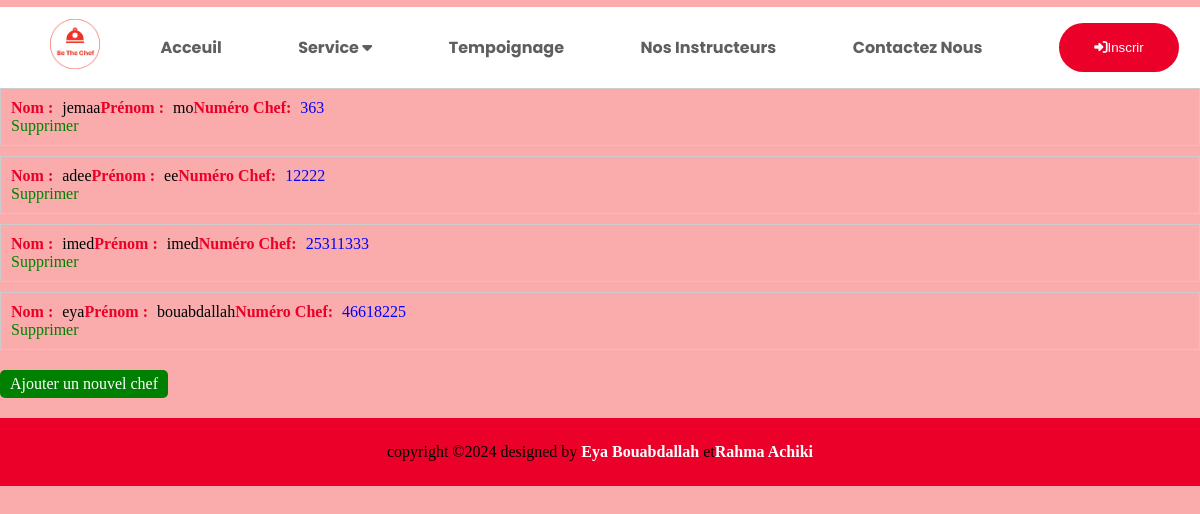
/index.php?controller=chef&action=readAll (signed in), run on the app's committed database.
### tables this page shows
CREATE TABLE `chef` (
  `id_chef` int(8) NOT NULL,
  `nom` varchar(30) NOT NULL,
  `prenom` varchar(20) NOT NULL,
  `sexe` char(1) NOT NULL,
  `date_naissance` date NOT NULL,
  `email` varchar(30) NOT NULL,
  `mdp` varchar(255) NOT NULL,
  `experience` int(3) DEFAULT NULL
);

### model/model.php (called while the page is built, shortened)
<?php
class Model{
    private static $pdo;
    public static function Init(){
		$host = Conf::getHostname();
		$dbname = Conf::getDatabase();
		$login = Conf::getLogin();
		$pass = Conf::getPassword();
		try{
			self::$pdo = new PDO("mysql:host=$host;dbname=$dbname",$login,$pass);
			} catch(PDOException $e) {
				die ($e->getMessage());
			}
	}
	public static function getAll(){
	    $SQL="SELECT * FROM ".static::$table;
		$rep = self::$pdo->query($SQL);
	    $rep->setFetchMode(PDO::FETCH_CLASS, 'Model'.ucfirst(static::$table));
		return $rep->fetchAll();
	}
}

### model/model_chef.php (called while the page is built, shortened)
<?php
require_once ("model.php");
class ModelChef extends Model{
  private $id_chef;
  private $nom;
  private $prenom;
 public function getId_Chef() {
       return $this->id_chef;
  }
 public function getNom() {
       return $this->nom;
  }
  public function getPrenom() {
    return $this->prenom;
  }
}
?>

### view/chef/viewReadAllChef.php (the view)
<?php
foreach ($tab_u as $u){
    echo "<div class='user-info'>";
    echo "<p> <span class='label'>Nom :</span> ".$u->getNom();
    echo "<span class='label'>Prénom :</span> ".$u->getPrenom();
    $id_chef=$u->getId_Chef();
    echo "<span class='label'>Numéro Chef:</span>
        <a class='user-link' href='index.php?controller=chef&action=read&id_chef=$id_chef'>$id_chef</a></p>";
    echo "<div class='action-links'>";
    echo "<a class='update-link' href='index.php?controller=chef&action=delete&id_chef=$id_chef'>Supprimer</a>";
    echo "</div>";
    echo "</div>";
}
?>
<div class='add'>
    <a class='add-link' href='index.php?controller=chef&action=create'>Ajouter un nouvel chef</a>
</div>

### css/acceuil.css (style rules this page uses)
* { border: 0; margin: 0; box-sizing: border-box; }

### css/register.css (style rules this page uses)
* { border: 0; margin: 0; box-sizing: border-box; }

### css/etudiant/etudiant.css (style rules this page uses)
* { border: 0; margin: 0; box-sizing: border-box; }
span { color: #EB0029; }

### css/login.css (style rules this page uses)
* { border: 0; margin: 0; box-sizing: border-box; }

### css/recette.css (style rules this page uses)
* { border: 0; margin: 0; box-sizing: border-box; }
body { background-color:#faabab; }

### css/list/list.css (style rules this page uses)
.user-info { border: 1px solid #ccc; padding: 10px; margin-bottom: 10px; }
.user-info p { margin: 0; }
.user-info .label { font-weight: bold; margin-right: 5px; }
.user-link { text-decoration: none; color: blue; }
.action-links a { text-decoration: none; margin-right: 10px; }
.update-link { color: green; }
.add-link { text-decoration: none; color: white; background-color: green; padding: 5px 10px; border-radius: 5px; display: inline-block; margin-top: 10px; }

### css/formation/formation.css (style rules this page uses)
* { border: 0; margin: 0; box-sizing: border-box; }

### data on the page
chef: nom "jemaa", prenom "mo", id_chef "363"
chef: nom "adee", prenom "ee", id_chef "12222"
chef: nom "imed", prenom "imed", id_chef "25311333"
chef: nom "eya", prenom "bouabdallah", id_chef "46618225"
